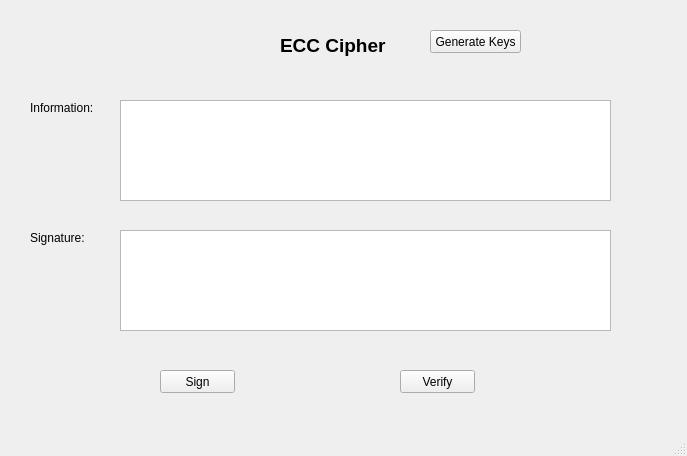
<?xml version="1.0" encoding="UTF-8"?>
<ui version="4.0">
 <class>MainWindow</class>
 <widget class="QMainWindow" name="MainWindow">
  <property name="geometry">
   <rect>
    <x>0</x>
    <y>0</y>
    <width>687</width>
    <height>456</height>
   </rect>
  </property>
  <property name="windowTitle">
   <string>MainWindow</string>
  </property>
  <widget class="QWidget" name="centralwidget">
   <widget class="QPushButton" name="btSign">
    <property name="geometry">
     <rect>
      <x>160</x>
      <y>370</y>
      <width>75</width>
      <height>23</height>
     </rect>
    </property>
    <property name="text">
     <string>Sign</string>
    </property>
   </widget>
   <widget class="QPushButton" name="btVerify">
    <property name="geometry">
     <rect>
      <x>400</x>
      <y>370</y>
      <width>75</width>
      <height>23</height>
     </rect>
    </property>
    <property name="text">
     <string>Verify</string>
    </property>
   </widget>
   <widget class="QLabel" name="label">
    <property name="geometry">
     <rect>
      <x>30</x>
      <y>100</y>
      <width>71</width>
      <height>16</height>
     </rect>
    </property>
    <property name="text">
     <string>Information:</string>
    </property>
   </widget>
   <widget class="QPlainTextEdit" name="txt_info">
    <property name="geometry">
     <rect>
      <x>120</x>
      <y>100</y>
      <width>491</width>
      <height>101</height>
     </rect>
    </property>
   </widget>
   <widget class="QPlainTextEdit" name="txt_sign">
    <property name="geometry">
     <rect>
      <x>120</x>
      <y>230</y>
      <width>491</width>
      <height>101</height>
     </rect>
    </property>
   </widget>
   <widget class="QLabel" name="label_2">
    <property name="geometry">
     <rect>
      <x>30</x>
      <y>230</y>
      <width>61</width>
      <height>16</height>
     </rect>
    </property>
    <property name="text">
     <string>Signature:</string>
    </property>
   </widget>
   <widget class="QLabel" name="label_3">
    <property name="geometry">
     <rect>
      <x>280</x>
      <y>30</y>
      <width>111</width>
      <height>31</height>
     </rect>
    </property>
    <property name="font">
     <font>
      <pointsize>14</pointsize>
      <weight>75</weight>
      <bold>true</bold>
     </font>
    </property>
    <property name="text">
     <string>ECC Cipher</string>
    </property>
   </widget>
   <widget class="QPushButton" name="btGenerateKeys">
    <property name="geometry">
     <rect>
      <x>430</x>
      <y>30</y>
      <width>91</width>
      <height>23</height>
     </rect>
    </property>
    <property name="text">
     <string>Generate Keys</string>
    </property>
   </widget>
  </widget>
  <widget class="QMenuBar" name="menubar">
   <property name="geometry">
    <rect>
     <x>0</x>
     <y>0</y>
     <width>687</width>
     <height>21</height>
    </rect>
   </property>
  </widget>
  <widget class="QStatusBar" name="statusbar"/>
 </widget>
 <resources/>
 <connections/>
</ui>
